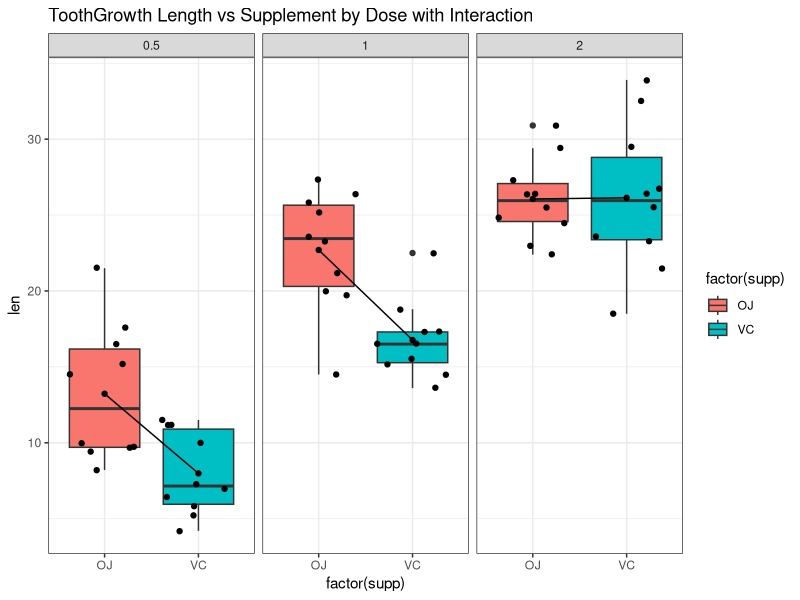
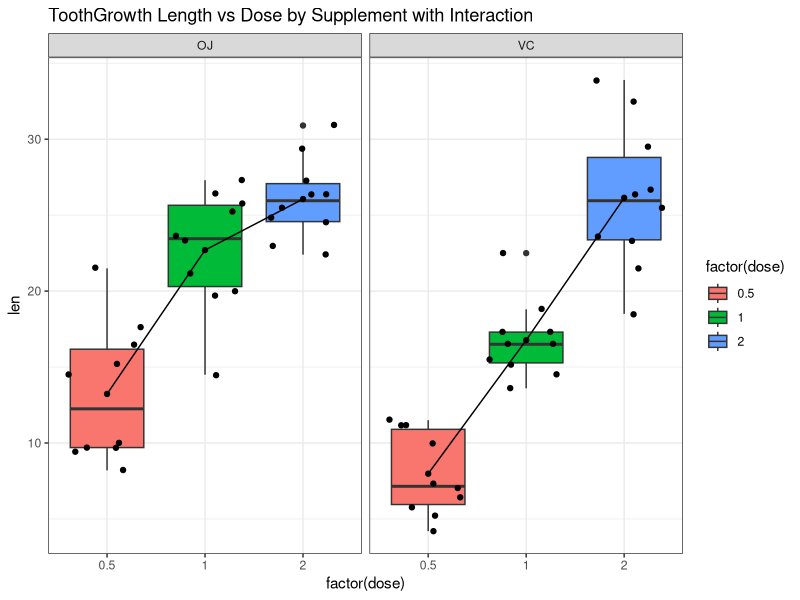

Recreate these plots in R, in order. (Note: this script raises an error after producing the figures.)
library(plyr)
library(ggplot2)

#get the dataset that is part of R
data(ToothGrowth)

#get a look at the dataset
summary(ToothGrowth)
str(ToothGrowth)

#take a look at the unique values for each of the variables
unique(ToothGrowth$len)
unique(ToothGrowth$supp)
unique(ToothGrowth$dose)

#to get a sense of the interactions and spread of data, 
#interactions are calculated and the plotted with 
#a box plot
toothInt <- ddply(ToothGrowth,.(dose,supp),summarise, val = mean(len))

#figure 1
ggplot(ToothGrowth, aes(x = factor(supp), y = len)) + 
  ggtitle("ToothGrowth Length vs Supplement by Dose with Interaction") + 
  geom_boxplot (aes(fill=factor(supp))) + geom_jitter() + facet_grid(.~dose) + 
  geom_point(data = toothInt, aes(y = val)) +
  geom_line(data = toothInt, aes(y = val, group = dose)) + 
  theme_bw()

#figure 2
ggplot(ToothGrowth, aes(x = factor(dose), y = len)) + 
  ggtitle("ToothGrowth Length vs Dose by Supplement with Interaction") + 
  geom_boxplot (aes(fill=factor(dose))) + geom_jitter() + facet_grid(.~supp) + 
  geom_point(data = toothInt, aes(y = val)) +
  geom_line(data = toothInt, aes(y = val, group = supp)) + 
  theme_bw()

#Summary of guinea pigs given 0.5, 1.0 and 2.0 mg doses of Vitamin C and Orange Juice
t<-rbind(
  summary(ToothGrowth[which(ToothGrowth$dose==0.5 & ToothGrowth$supp=='VC'),]$len),
  summary(ToothGrowth[which(ToothGrowth$dose==1.0 & ToothGrowth$supp=='VC'),]$len),
  summary(ToothGrowth[which(ToothGrowth$dose==2.0 & ToothGrowth$supp=='VC'),]$len),
  
  summary(ToothGrowth[which(ToothGrowth$dose==0.5 & ToothGrowth$supp=='OJ'),]$len),
  summary(ToothGrowth[which(ToothGrowth$dose==1.0 & ToothGrowth$supp=='OJ'),]$len),
  summary(ToothGrowth[which(ToothGrowth$dose==2.0 & ToothGrowth$supp=='OJ'),]$len)
  
)
#set the row and column names
dimnames(t) <- list(
  c("0.5 mg Vitamin C", "1.0 mg Vitamin C", "2.0 mg Vitamin C",
    "1.0 mg Orange Juice","1.5 mg Orange Juice","2.0 mg Orange Juice"),
  c("Min.",    "1st Qu.", "Median",  "Mean",    "3rd Qu.", "Max."))

#show the table
t
#genterate the html to create the table for Markdown
print(xtable(t), type = "html")
anova.out <- aov(len ~ supp * dose, data=ToothGrowth)
summary(anova.out)
#create html for the report
print(xtable(summary(anova.out)), type = "html")


#not so sure this is correct
ddply(ToothGrowth, dose ~ supp,function(x) 
  c("t-statistic"=t.test(x$len)$statistic,"p-value" =t.test(x$len)$p.value, mean=mean(x$len), sd=sd(x$len),
    conf.int=t.test(x$len)$conf.int))

#get VC and OJ variance
var(ToothGrowth[which(ToothGrowth$supp=='VC'),]$len)
var(ToothGrowth[which(ToothGrowth$supp=='OJ'),]$len)

#Use confidence intervals and hypothesis tests to compare tooth growth by supp and dose

#Caluculate the 95% confidence interval (c.i) each dose and each supplement
ci<-as.data.frame(
  list(
    round(t.test(ToothGrowth$len[ToothGrowth$dose==0.5])$conf.int,2),
    round(t.test(ToothGrowth$len[ToothGrowth$dose==1.0])$conf.int,2),
    round(t.test(ToothGrowth$len[ToothGrowth$dose==2.0])$conf.int,2),
    round(t.test(ToothGrowth$len[ToothGrowth$supp=='OJ'])$conf.int,2),
    round(t.test(ToothGrowth$len[ToothGrowth$supp=='VC'])$conf.int,2)
  )
)
#relabel
row.names(ci)=c('Lower Limit','Upper Limit')
names(ci)=c('0.5 mg/day','1.0 mg/day','2.0 mg/day','OJ','VC')
#generate html
print(xtable(ci), type = "html")

#p-values for dose and supplement compare
pvalues<-as.data.frame(
  list(
    t.test(ToothGrowth$len[ToothGrowth$dose==0.5],ToothGrowth$len[ToothGrowth$dose==1])$p.value,
    t.test(ToothGrowth$len[ToothGrowth$dose==0.5],ToothGrowth$len[ToothGrowth$dose==2])$p.value,
    t.test(ToothGrowth$len[ToothGrowth$dose==1.0],ToothGrowth$len[ToothGrowth$dose==2])$p.value,
    t.test(ToothGrowth$len[ToothGrowth$supp=="VC"],ToothGrowth$len[ToothGrowth$supp=="OJ"])$p.value
  )
)
#relabel
row.names(pvalues)<-c('p-value')
names(pvalues)<-c('0.5 mg/day vs 1.0 mg/day','0.5 mg/day vs 2.0 mg/day','1.0 mg/day vs 2.0 mg/day','VC vs OJ')
#generate html
print(xtable(pvalues), type = "html")

#ci's for each combination of dose and supplement level
ci_combos<-as.data.frame(
  list(
    round(t.test(ToothGrowth$len[ToothGrowth$supp=="OJ" & ToothGrowth$dose==0.5])$conf.int,2),
    round(t.test(ToothGrowth$len[ToothGrowth$supp=="OJ" & ToothGrowth$dose==1])$conf.int,2),
    round(t.test(ToothGrowth$len[ToothGrowth$supp=="OJ" & ToothGrowth$dose==2])$conf.int,2),
    
    round(t.test(ToothGrowth$len[ToothGrowth$supp=="VC" & ToothGrowth$dose==0.5])$conf.int,2),
    round(t.test(ToothGrowth$len[ToothGrowth$supp=="VC" & ToothGrowth$dose==1])$conf.int,2),
    round(t.test(ToothGrowth$len[ToothGrowth$supp=="VC" & ToothGrowth$dose==2])$conf.int,2)
  )
)
#relabel
row.names(ci_combos)<-c('Lower Limit','Upper Limit')
names(ci_combos)=c('OJ @0.5 mg/day','OJ @ 1 mg/day','OJ @2 mg/day','VC @0.5 mg/day','VC @1mg/day','VC @2 mg/day')
#generate html
print(xtable(ci_combos), type = "html")
ci_combos

#p-values for combos
pvalues_combos<-as.data.frame(
  list(
    t.test(ToothGrowth$len[ToothGrowth$supp=="OJ" & ToothGrowth$dose==0.5],ToothGrowth$len[ToothGrowth$supp=="VC" & ToothGrowth$dose==0.5])$p.value,
    t.test(ToothGrowth$len[ToothGrowth$supp=="OJ" & ToothGrowth$dose==1],ToothGrowth$len[ToothGrowth$supp=="VC" & ToothGrowth$dose==1])$p.value,
    t.test(ToothGrowth$len[ToothGrowth$supp=="OJ" & ToothGrowth$dose==2],ToothGrowth$len[ToothGrowth$supp=="VC" & ToothGrowth$dose==2])$p.value
  )
)
#relabel
row.names(pvalues_combos)<-c('p-value')
names(pvalues_combos)<-c('OJ vs VC @0.5 mg/day','OJ vs VC @1.0 mg/day','OJ vs VC @2.0 mg/day')
#generate html
print(xtable(pvalues_combos), type = "html")
#xtable reformats digits so get them from raw data
pvalues_combos
